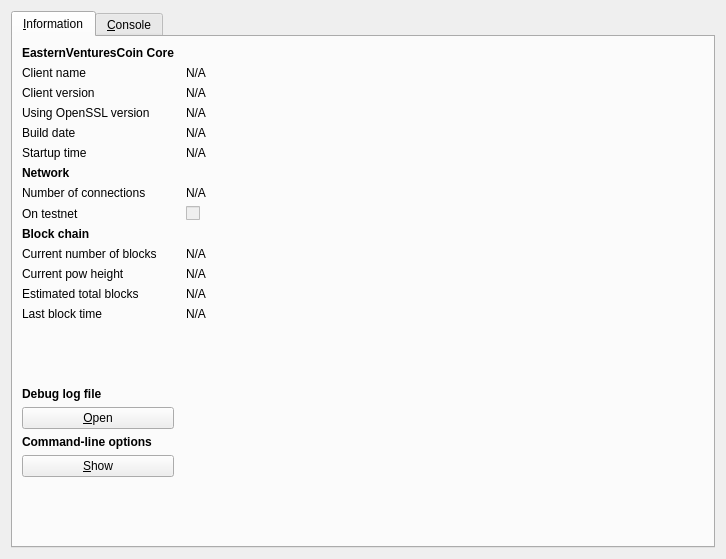
<?xml version="1.0" encoding="UTF-8"?>
<ui version="4.0">
 <class>RPCConsole</class>
 <widget class="QDialog" name="RPCConsole">
  <property name="geometry">
   <rect>
    <x>0</x>
    <y>0</y>
    <width>726</width>
    <height>559</height>
   </rect>
  </property>
  <property name="windowTitle">
   <string>EasternVenturesCoin - Debug window</string>
  </property>
  <layout class="QHBoxLayout" name="horizontalLayout_2">
   <item>
    <widget class="QTabWidget" name="tabWidget">
     <property name="currentIndex">
      <number>0</number>
     </property>
     <widget class="QWidget" name="tab_info">
      <attribute name="title">
       <string>&amp;Information</string>
      </attribute>
      <layout class="QGridLayout" name="gridLayout" columnstretch="0,1">
       <property name="horizontalSpacing">
        <number>12</number>
       </property>
       <item row="8" column="0">
        <widget class="QLabel" name="label_8">
         <property name="text">
          <string>On testnet</string>
         </property>
        </widget>
       </item>
       <item row="12" column="0">
        <widget class="QLabel" name="label_4">
         <property name="text">
          <string>Estimated total blocks</string>
         </property>
        </widget>
       </item>
       <item row="10" column="0">
        <widget class="QLabel" name="label_3">
         <property name="text">
          <string>Current number of blocks</string>
         </property>
        </widget>
       </item>
       <item row="10" column="1">
        <widget class="QLabel" name="numberOfBlocks">
         <property name="cursor">
          <cursorShape>IBeamCursor</cursorShape>
         </property>
         <property name="text">
          <string>N/A</string>
         </property>
         <property name="textFormat">
          <enum>Qt::PlainText</enum>
         </property>
         <property name="textInteractionFlags">
          <set>Qt::LinksAccessibleByMouse|Qt::TextSelectableByKeyboard|Qt::TextSelectableByMouse</set>
         </property>
        </widget>
       </item>
       <item row="14" column="0">
        <spacer name="verticalSpacer_2">
         <property name="orientation">
          <enum>Qt::Vertical</enum>
         </property>
         <property name="sizeHint" stdset="0">
          <size>
           <width>20</width>
           <height>20</height>
          </size>
         </property>
        </spacer>
       </item>
       <item row="15" column="0">
        <widget class="QLabel" name="labelDebugLogfile">
         <property name="font">
          <font>
           <weight>75</weight>
           <bold>true</bold>
          </font>
         </property>
         <property name="text">
          <string>Debug log file</string>
         </property>
        </widget>
       </item>
       <item row="12" column="1">
        <widget class="QLabel" name="totalBlocks">
         <property name="cursor">
          <cursorShape>IBeamCursor</cursorShape>
         </property>
         <property name="text">
          <string>N/A</string>
         </property>
         <property name="textFormat">
          <enum>Qt::PlainText</enum>
         </property>
         <property name="textInteractionFlags">
          <set>Qt::LinksAccessibleByMouse|Qt::TextSelectableByKeyboard|Qt::TextSelectableByMouse</set>
         </property>
        </widget>
       </item>
       <item row="13" column="1">
        <widget class="QLabel" name="lastBlockTime">
         <property name="cursor">
          <cursorShape>IBeamCursor</cursorShape>
         </property>
         <property name="text">
          <string>N/A</string>
         </property>
         <property name="textFormat">
          <enum>Qt::PlainText</enum>
         </property>
         <property name="textInteractionFlags">
          <set>Qt::LinksAccessibleByMouse|Qt::TextSelectableByKeyboard|Qt::TextSelectableByMouse</set>
         </property>
        </widget>
       </item>
       <item row="13" column="0">
        <widget class="QLabel" name="label_2">
         <property name="text">
          <string>Last block time</string>
         </property>
        </widget>
       </item>
       <item row="17" column="0">
        <widget class="QLabel" name="labelCLOptions">
         <property name="font">
          <font>
           <weight>75</weight>
           <bold>true</bold>
          </font>
         </property>
         <property name="text">
          <string>Command-line options</string>
         </property>
        </widget>
       </item>
       <item row="16" column="0">
        <widget class="QPushButton" name="openDebugLogfileButton">
         <property name="toolTip">
          <string>Open the EasternVenturesCoin debug log file from the current data directory. This can take a few seconds for large log files.</string>
         </property>
         <property name="text">
          <string>&amp;Open</string>
         </property>
         <property name="autoDefault">
          <bool>false</bool>
         </property>
        </widget>
       </item>
       <item row="18" column="0">
        <widget class="QPushButton" name="showCLOptionsButton">
         <property name="toolTip">
          <string>Show the EasternVenturesCoin-Qt help message to get a list with possible EasternVenturesCoin command-line options.</string>
         </property>
         <property name="text">
          <string>&amp;Show</string>
         </property>
         <property name="autoDefault">
          <bool>false</bool>
         </property>
        </widget>
       </item>
       <item row="19" column="0">
        <spacer name="verticalSpacer">
         <property name="orientation">
          <enum>Qt::Vertical</enum>
         </property>
         <property name="sizeHint" stdset="0">
          <size>
           <width>20</width>
           <height>40</height>
          </size>
         </property>
        </spacer>
       </item>
       <item row="0" column="0">
        <widget class="QLabel" name="label_9">
         <property name="font">
          <font>
           <weight>75</weight>
           <bold>true</bold>
          </font>
         </property>
         <property name="text">
          <string>EasternVenturesCoin Core</string>
         </property>
        </widget>
       </item>
       <item row="1" column="0">
        <widget class="QLabel" name="label_5">
         <property name="text">
          <string>Client name</string>
         </property>
        </widget>
       </item>
       <item row="2" column="1">
        <widget class="QLabel" name="clientVersion">
         <property name="cursor">
          <cursorShape>IBeamCursor</cursorShape>
         </property>
         <property name="text">
          <string>N/A</string>
         </property>
         <property name="textFormat">
          <enum>Qt::PlainText</enum>
         </property>
         <property name="textInteractionFlags">
          <set>Qt::LinksAccessibleByMouse|Qt::TextSelectableByKeyboard|Qt::TextSelectableByMouse</set>
         </property>
        </widget>
       </item>
       <item row="3" column="0">
        <widget class="QLabel" name="label_14">
         <property name="text">
          <string>Using OpenSSL version</string>
         </property>
         <property name="indent">
          <number>-1</number>
         </property>
        </widget>
       </item>
       <item row="1" column="1">
        <widget class="QLabel" name="clientName">
         <property name="cursor">
          <cursorShape>IBeamCursor</cursorShape>
         </property>
         <property name="text">
          <string>N/A</string>
         </property>
         <property name="textFormat">
          <enum>Qt::PlainText</enum>
         </property>
         <property name="textInteractionFlags">
          <set>Qt::LinksAccessibleByMouse|Qt::TextSelectableByKeyboard|Qt::TextSelectableByMouse</set>
         </property>
        </widget>
       </item>
       <item row="2" column="0">
        <widget class="QLabel" name="label_6">
         <property name="text">
          <string>Client version</string>
         </property>
        </widget>
       </item>
       <item row="4" column="1">
        <widget class="QLabel" name="buildDate">
         <property name="cursor">
          <cursorShape>IBeamCursor</cursorShape>
         </property>
         <property name="text">
          <string>N/A</string>
         </property>
         <property name="textFormat">
          <enum>Qt::PlainText</enum>
         </property>
         <property name="textInteractionFlags">
          <set>Qt::LinksAccessibleByMouse|Qt::TextSelectableByKeyboard|Qt::TextSelectableByMouse</set>
         </property>
        </widget>
       </item>
       <item row="5" column="0">
        <widget class="QLabel" name="label_13">
         <property name="text">
          <string>Startup time</string>
         </property>
        </widget>
       </item>
       <item row="3" column="1">
        <widget class="QLabel" name="openSSLVersion">
         <property name="cursor">
          <cursorShape>IBeamCursor</cursorShape>
         </property>
         <property name="text">
          <string>N/A</string>
         </property>
         <property name="textFormat">
          <enum>Qt::PlainText</enum>
         </property>
         <property name="textInteractionFlags">
          <set>Qt::LinksAccessibleByMouse|Qt::TextSelectableByKeyboard|Qt::TextSelectableByMouse</set>
         </property>
        </widget>
       </item>
       <item row="4" column="0">
        <widget class="QLabel" name="label_12">
         <property name="text">
          <string>Build date</string>
         </property>
        </widget>
       </item>
       <item row="8" column="1">
        <widget class="QCheckBox" name="isTestNet">
         <property name="enabled">
          <bool>false</bool>
         </property>
         <property name="text">
          <string/>
         </property>
        </widget>
       </item>
       <item row="5" column="1">
        <widget class="QLabel" name="startupTime">
         <property name="cursor">
          <cursorShape>IBeamCursor</cursorShape>
         </property>
         <property name="text">
          <string>N/A</string>
         </property>
         <property name="textFormat">
          <enum>Qt::PlainText</enum>
         </property>
         <property name="textInteractionFlags">
          <set>Qt::LinksAccessibleByMouse|Qt::TextSelectableByKeyboard|Qt::TextSelectableByMouse</set>
         </property>
        </widget>
       </item>
       <item row="7" column="0">
        <widget class="QLabel" name="label_7">
         <property name="text">
          <string>Number of connections</string>
         </property>
        </widget>
       </item>
       <item row="9" column="0">
        <widget class="QLabel" name="label_10">
         <property name="font">
          <font>
           <weight>75</weight>
           <bold>true</bold>
          </font>
         </property>
         <property name="text">
          <string>Block chain</string>
         </property>
        </widget>
       </item>
       <item row="7" column="1">
        <widget class="QLabel" name="numberOfConnections">
         <property name="cursor">
          <cursorShape>IBeamCursor</cursorShape>
         </property>
         <property name="text">
          <string>N/A</string>
         </property>
         <property name="textFormat">
          <enum>Qt::PlainText</enum>
         </property>
         <property name="textInteractionFlags">
          <set>Qt::LinksAccessibleByMouse|Qt::TextSelectableByKeyboard|Qt::TextSelectableByMouse</set>
         </property>
        </widget>
       </item>
       <item row="6" column="0">
        <widget class="QLabel" name="label_11">
         <property name="font">
          <font>
           <weight>75</weight>
           <bold>true</bold>
          </font>
         </property>
         <property name="text">
          <string>Network</string>
         </property>
        </widget>
       </item>
       <item row="11" column="0">
        <widget class="QLabel" name="label_15">
         <property name="text">
          <string>Current pow height</string>
         </property>
        </widget>
       </item>
       <item row="11" column="1">
        <widget class="QLabel" name="numberOfPow">
         <property name="cursor">
          <cursorShape>IBeamCursor</cursorShape>
         </property>
         <property name="text">
          <string>N/A</string>
         </property>
         <property name="textFormat">
          <enum>Qt::PlainText</enum>
         </property>
         <property name="textInteractionFlags">
          <set>Qt::LinksAccessibleByMouse|Qt::TextSelectableByKeyboard|Qt::TextSelectableByMouse</set>
         </property>
        </widget>
       </item>
      </layout>
     </widget>
     <widget class="QWidget" name="tab_console">
      <attribute name="title">
       <string>&amp;Console</string>
      </attribute>
      <layout class="QVBoxLayout" name="verticalLayout_3">
       <property name="spacing">
        <number>3</number>
       </property>
       <item>
        <widget class="QTextEdit" name="messagesWidget">
         <property name="minimumSize">
          <size>
           <width>0</width>
           <height>100</height>
          </size>
         </property>
         <property name="readOnly">
          <bool>true</bool>
         </property>
         <property name="tabKeyNavigation" stdset="0">
          <bool>false</bool>
         </property>
         <property name="columnCount" stdset="0">
          <number>2</number>
         </property>
        </widget>
       </item>
       <item>
        <layout class="QHBoxLayout" name="horizontalLayout">
         <property name="spacing">
          <number>3</number>
         </property>
         <item>
          <widget class="QLabel" name="label">
           <property name="text">
            <string notr="true">&gt;</string>
           </property>
          </widget>
         </item>
         <item>
          <widget class="QLineEdit" name="lineEdit"/>
         </item>
         <item>
          <widget class="QPushButton" name="clearButton">
           <property name="maximumSize">
            <size>
             <width>24</width>
             <height>24</height>
            </size>
           </property>
           <property name="toolTip">
            <string>Clear console</string>
           </property>
           <property name="text">
            <string/>
           </property>
           <property name="icon">
            <iconset resource="../bitcoin.qrc">
             <normaloff>:/icons/remove</normaloff>:/icons/remove</iconset>
           </property>
           <property name="shortcut">
            <string notr="true">Ctrl+L</string>
           </property>
           <property name="autoDefault">
            <bool>false</bool>
           </property>
          </widget>
         </item>
        </layout>
       </item>
      </layout>
     </widget>
    </widget>
   </item>
  </layout>
 </widget>
 <resources>
  <include location="../bitcoin.qrc"/>
 </resources>
 <connections/>
</ui>
